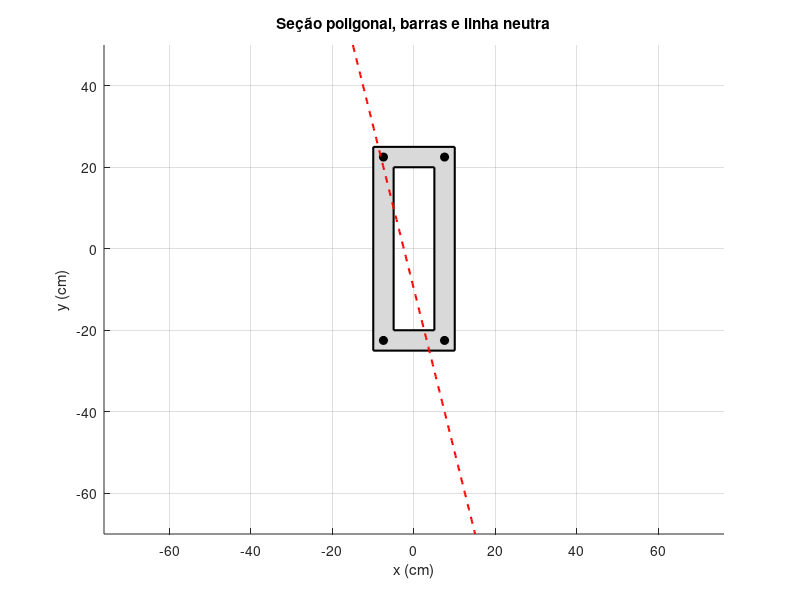

The MATLAB script that drew this image:
%% Exame | EDI-38
%% Antônio Gouvêa Garcia
%% Questão 1



%% Plot da seção poligonal + barras + linha neutra
close all; clear; clc;

% Dados da seção (concreto)
x = [-10  10   5  -5  -5   5   5  10  10 -10];   % xi (cm)
y = [-25 -25 -20 -20  20  20 -20 -25  25  25];   % yi (cm)

% Fecha o polígono (repete o primeiro ponto no final)
x_sec = [x x(1)];
y_sec = [y y(1)];

% Dados das barras
xs = [-7.5  7.5  7.5 -7.5];   % xsi (cm)
ys = [-22.5 -22.5 22.5 22.5]; % ysi (cm)

% Linha neutra: y = -10 - 4x
xLN = linspace(min(x_sec)-5, max(x_sec)+5, 200);
yLN = -10 - 4*xLN;

% Plot
figure; hold on; grid on; axis equal;

% Seção de concreto (polígono preenchido)
patch(x_sec, y_sec, [0.85 0.85 0.85], ...
      'EdgeColor', 'k', 'LineWidth', 1.5);

% Barras de armadura (pontos ou “bolinhas”)
plot(xs, ys, 'ko', 'MarkerFaceColor', 'k', 'MarkerSize', 6);

% Linha neutra
plot(xLN, yLN, 'r--', 'LineWidth', 1.5);

% Eixos e legenda
xlabel('x (cm)');
ylabel('y (cm)');
title('Seção poligonal, barras e linha neutra');

hold off;